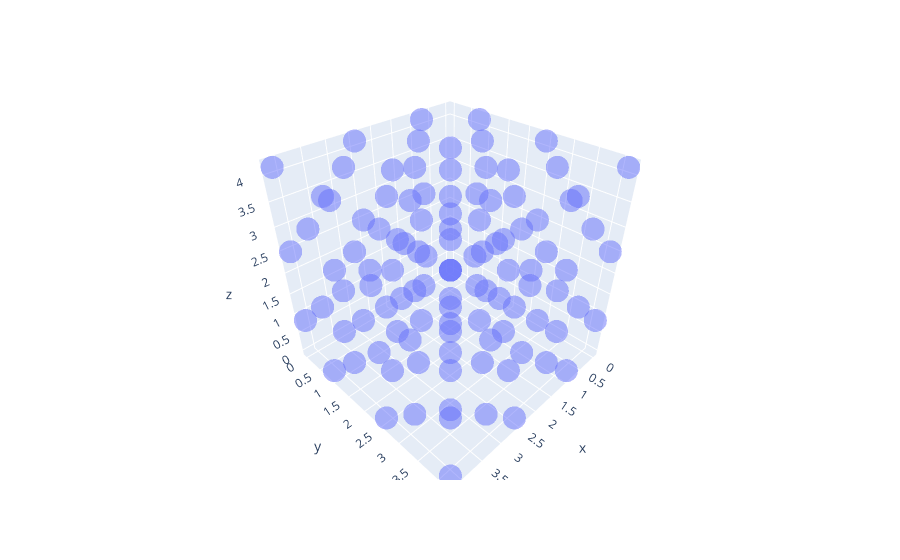

Source (notebook cell):
### Code cell
pos = IC_pos(L_cell, N_cell)

px.scatter_3d(x=pos[:,0], y=pos[:,1], z=pos[:,2], opacity=0.5)
